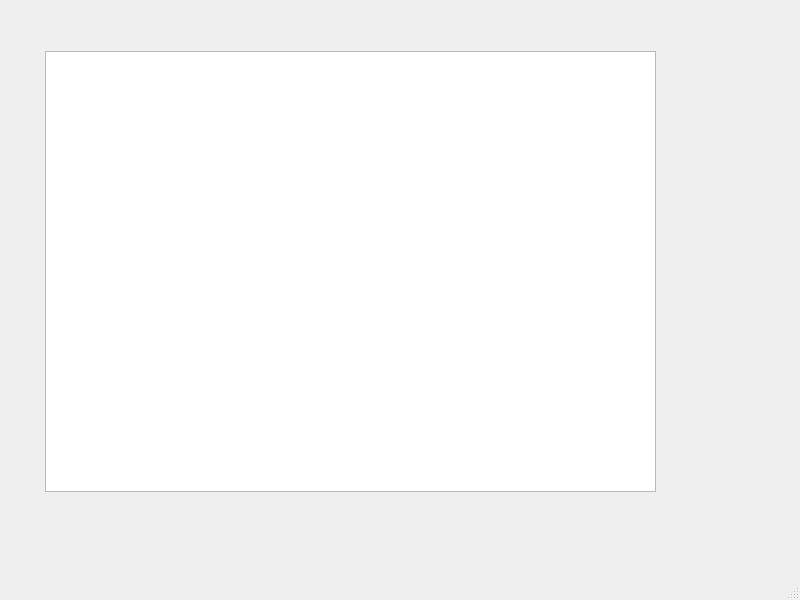
<?xml version="1.0" encoding="UTF-8"?>
<ui version="4.0">
 <class>MainWindow</class>
 <widget class="QMainWindow" name="MainWindow">
  <property name="geometry">
   <rect>
    <x>0</x>
    <y>0</y>
    <width>800</width>
    <height>600</height>
   </rect>
  </property>
  <property name="windowTitle">
   <string>MainWindow</string>
  </property>
  <widget class="QWidget" name="centralwidget">
   <widget class="QTableView" name="tableView_IOOut">
    <property name="geometry">
     <rect>
      <x>45</x>
      <y>51</y>
      <width>611</width>
      <height>441</height>
     </rect>
    </property>
   </widget>
  </widget>
  <widget class="QMenuBar" name="menubar">
   <property name="geometry">
    <rect>
     <x>0</x>
     <y>0</y>
     <width>800</width>
     <height>26</height>
    </rect>
   </property>
  </widget>
  <widget class="QStatusBar" name="statusbar"/>
 </widget>
 <resources/>
 <connections/>
</ui>
